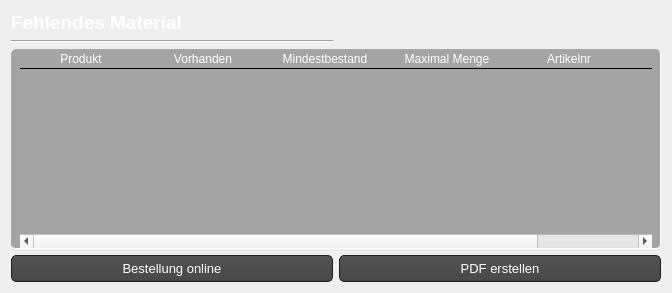
                <widget class="QWidget" name="tab_10">
                 <attribute name="title">
                  <string>Fehlendes Material</string>
                 </attribute>
                 <layout class="QGridLayout" name="gridLayout_24">
                  <item row="0" column="0">
                   <layout class="QGridLayout" name="gridLayout_8">
                    <item row="0" column="0">
                     <widget class="QLabel" name="label_40">
                      <property name="maximumSize">
                       <size>
                        <width>16777215</width>
                        <height>30</height>
                       </size>
                      </property>
                      <property name="text">
                       <string>&lt;html&gt;&lt;head/&gt;&lt;body&gt;&lt;p&gt;&lt;span style=&quot; font-size:14pt; font-weight:600; color:#ffffff;&quot;&gt;Fehlendes Material&lt;/span&gt;&lt;/p&gt;&lt;/body&gt;&lt;/html&gt;</string>
                      </property>
                     </widget>
                    </item>
                    <item row="2" column="0" rowspan="2" colspan="2">
                     <widget class="QTableWidget" name="admin_lager_fehlendes_material">
                      <property name="enabled">
                       <bool>true</bool>
                      </property>
                      <property name="minimumSize">
                       <size>
                        <width>650</width>
                        <height>200</height>
                       </size>
                      </property>
                      <property name="styleSheet">
                       <string notr="true">QTableView {
border: 1px inset darkgrey;
border-radius: 5px;
padding: 0 8px;
font-size: 13px;
color: white;
gridline-color: rgb(164, 164, 165);
Background-color: rgb(164, 164, 165);

}
QHeaderView::section{

border-style: none;
Color: white;
gridline-color: rgb(164, 164, 165);
background-color: rgb(164, 164, 165);
border-bottom: 1px inset black;

}
QTableView::item{
border-bottom : 1px inset black;
gridline-color: rgb(164, 164, 165);
text-align: center;
}</string>
                      </property>
                      <property name="selectionBehavior">
                       <enum>QAbstractItemView::SelectRows</enum>
                      </property>
                      <attribute name="horizontalHeaderCascadingSectionResizes">
                       <bool>true</bool>
                      </attribute>
                      <attribute name="horizontalHeaderMinimumSectionSize">
                       <number>122</number>
                      </attribute>
                      <attribute name="horizontalHeaderDefaultSectionSize">
                       <number>122</number>
                      </attribute>
                      <attribute name="horizontalHeaderStretchLastSection">
                       <bool>true</bool>
                      </attribute>
                      <attribute name="verticalHeaderVisible">
                       <bool>false</bool>
                      </attribute>
                      <column>
                       <property name="text">
                        <string>Produkt</string>
                       </property>
                      </column>
                      <column>
                       <property name="text">
                        <string>Vorhanden</string>
                       </property>
                      </column>
                      <column>
                       <property name="text">
                        <string>Mindestbestand</string>
                       </property>
                      </column>
                      <column>
                       <property name="text">
                        <string>Maximal Menge</string>
                       </property>
                      </column>
                      <column>
                       <property name="text">
                        <string>Artikelnr</string>
                       </property>
                      </column>
                      <column>
                       <property name="text">
                        <string>Status</string>
                       </property>
                      </column>
                     </widget>
                    </item>
                    <item row="5" column="1">
                     <widget class="QPushButton" name="pdf_erstellen">
                      <property name="styleSheet">
                       <string notr="true">QPushButton{
   background-color: QLinearGradient( x1: 0, y1: 0, x2: 0, y2: 1, stop: 0 #565656, stop: 0.1 #525252, stop: 0.5 #4e4e4e, stop: 0.9 #4a4a4a, stop: 1 #464646);
  	border-style: solid;
    border: 1px solid #1e1e1e;
    border-radius: 5;
    padding: 1px 0px 1px 20px;
    font: 13px;
    min-width: 10em;
    padding: 5px;
	color: white;
}
QPushButton:hover{
	background-color: QLinearGradient( x1: 0, y1: 0, x2: 0, y2: 1, stop: 0 #565656, stop: 0.1 #525252, stop: 0.5 #4e4e4e, stop: 0.9 #4a4a4a, stop: 1 #464646);
  	border-style: solid;
    border: 1px solid rgb(59, 204, 179);
    border-radius: 5;
    padding: 1px 0px 1px 20px;
    font: 13px;
    min-width: 10em;
    padding: 5px;
	color: white;
}
QPushButton:pressed {
background-color: rgb(130, 152, 152);
  	border-style: solid;
    border: 1px solid #1EFFFF;
    border-radius: 5;
    padding: 1px 0px 1px 20px;
    font: 13px;
    min-width: 10em;
    padding: 5px;
	color: white;

}</string>
                      </property>
                      <property name="text">
                       <string>PDF erstellen</string>
                      </property>
                     </widget>
                    </item>
                    <item row="1" column="0">
                     <widget class="Line" name="line_17">
                      <property name="orientation">
                       <enum>Qt::Horizontal</enum>
                      </property>
                     </widget>
                    </item>
                    <item row="5" column="0">
                     <widget class="QPushButton" name="lager_bestellung">
                      <property name="styleSheet">
                       <string notr="true">QPushButton{
   background-color: QLinearGradient( x1: 0, y1: 0, x2: 0, y2: 1, stop: 0 #565656, stop: 0.1 #525252, stop: 0.5 #4e4e4e, stop: 0.9 #4a4a4a, stop: 1 #464646);
  	border-style: solid;
    border: 1px solid #1e1e1e;
    border-radius: 5;
    padding: 1px 0px 1px 20px;
    font: 13px;
    min-width: 10em;
    padding: 5px;
	color: white;
}
QPushButton:hover{
	background-color: QLinearGradient( x1: 0, y1: 0, x2: 0, y2: 1, stop: 0 #565656, stop: 0.1 #525252, stop: 0.5 #4e4e4e, stop: 0.9 #4a4a4a, stop: 1 #464646);
  	border-style: solid;
    border: 1px solid rgb(59, 204, 179);
    border-radius: 5;
    padding: 1px 0px 1px 20px;
    font: 13px;
    min-width: 10em;
    padding: 5px;
	color: white;
}
QPushButton:pressed {
background-color: rgb(130, 152, 152);
  	border-style: solid;
    border: 1px solid #1EFFFF;
    border-radius: 5;
    padding: 1px 0px 1px 20px;
    font: 13px;
    min-width: 10em;
    padding: 5px;
	color: white;

}</string>
                      </property>
                      <property name="text">
                       <string>Bestellung online</string>
                      </property>
                     </widget>
                    </item>
                   </layout>
                  </item>
                 </layout>
                </widget>
